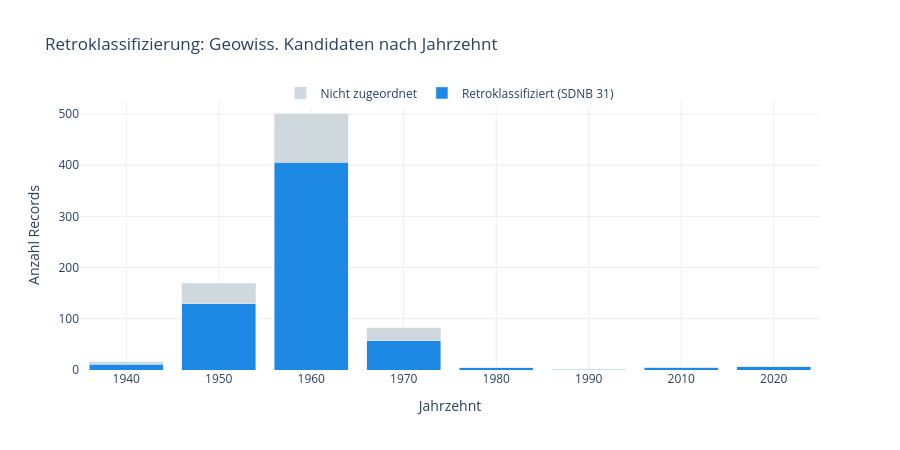

The cell this chart's notebook holds for it:
### Markdown cell above
## 10 — Visualisierung: Retro-Ergebnis nach Jahrzehnt

### Code cell
by_decade = (
    df_retro.groupby("decade")
    .agg(
        kandidaten=("record_id", "count"),
        klassifiziert=("retro_label", "sum"),
    )
    .reset_index()
    .dropna(subset=["decade"])
)
by_decade["nicht_klassifiziert"] = (
    by_decade["kandidaten"] - by_decade["klassifiziert"]
)

fig = go.Figure()
fig.add_trace(go.Bar(
    name="Retroklassifiziert (SDNB 31)",
    x=by_decade["decade"].astype(str),
    y=by_decade["klassifiziert"],
    marker_color="#1E88E5",
))
fig.add_trace(go.Bar(
    name="Nicht zugeordnet",
    x=by_decade["decade"].astype(str),
    y=by_decade["nicht_klassifiziert"],
    marker_color="#CFD8DC",
))
fig.update_layout(
    barmode="stack",
    title="Retroklassifizierung: Geowiss. Kandidaten nach Jahrzehnt",
    xaxis_title="Jahrzehnt",
    yaxis_title="Anzahl Records",
    plot_bgcolor="white",
    height=450,
    legend=dict(orientation="h", y=1.08, x=0.5, xanchor="center"),
)
fig.update_xaxes(showgrid=True, gridcolor="#EEEEEE")
fig.update_yaxes(showgrid=True, gridcolor="#EEEEEE")
fig.show()

### Figure 1 — Plotly figure (JSON) as saved in the notebook; plotly's stock layout.template omitted (floating-point values rounded to 4 significant figures)
{"data": [{"marker": {"color": "#1E88E5"}, "name": "Retroklassifiziert (SDNB 31)", "type": "bar", "x": ["1940", "1950", "1960", "1970", "1980", "1990", "2010", "2020"], "y": [11, 129, 406, 57, 4, 1, 4, 6]}, {"marker": {"color": "#CFD8DC"}, "name": "Nicht zugeordnet", "type": "bar", "x": ["1940", "1950", "1960", "1970", "1980", "1990", "2010", "2020"], "y": [5, 40, 95, 26, 0, 0, 1, 0]}], "layout": {"barmode": "stack", "height": 450, "legend": {"orientation": "h", "x": 0.5, "xanchor": "center", "y": 1.08}, "plot_bgcolor": "white", "title": {"text": "Retroklassifizierung: Geowiss. Kandidaten nach Jahrzehnt"}, "xaxis": {"gridcolor": "#EEEEEE", "showgrid": true, "title": {"text": "Jahrzehnt"}}, "yaxis": {"gridcolor": "#EEEEEE", "showgrid": true, "title": {"text": "Anzahl Records"}}}}
